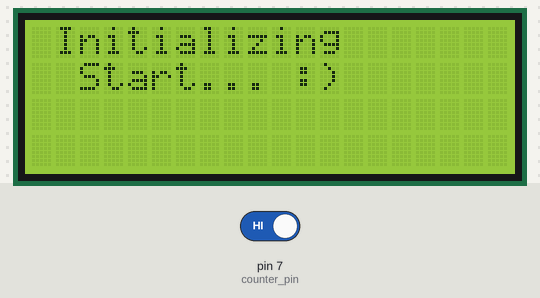
This sketch was run on a simulated Arduino Uno, built with avr-gcc and run on an emulated ATmega328P. Shown: 20×4 character LCD. The test bench sets the inputs (shaded band); at power-on: pin 7 (counter_pin) HIGH.

Above: at 1.5 s.
1.6 s: pin 7 (counter_pin) driven LOW
At 2.2 s:
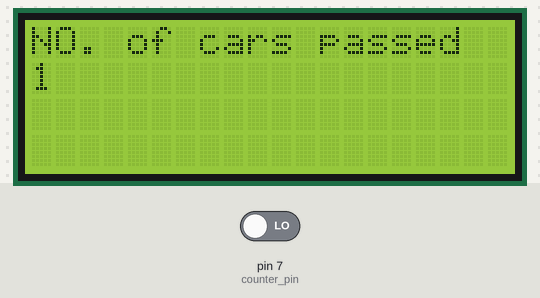
Timing chart, 0 to 4.6 s (numbered marks = the images above; inputs shaded):
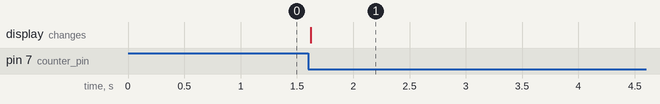

The sketch:

ir.ino
```cpp
#include <Wire.h>
#include <LiquidCrystal_I2C.h>

#define counter_pin 7
LiquidCrystal_I2C lcd(0x27,20,4);  // set the LCD address to 0x27 for a 16 chars and 2 line display

bool item_detected = false;
int  item_counter = 0;

void setup()
{
  Serial.begin(9600);
  pinMode( counter_pin , INPUT);

  lcd.init();                      // initialize the lcd

  // Print a message to the LCD.
  lcd.backlight();
  lcd.setCursor(1,0);
  lcd.print("Initializing");
  lcd.setCursor(2,1);
  lcd.print("Start... :)");
  delay(300);
}


void loop()
{
  int val = digitalRead( counter_pin );
  if( (item_detected == false) && ( val == 0 )){
        item_detected = true;
        item_counter++;
        updateCounter();
        delay(300);
  }

  else if( (item_detected == true) && ( val == 1 )){
        item_detected = false;
        delay(300);

  }
}
void updateCounter(){

     lcd.clear();
     lcd.setCursor(0,0);
     lcd.print("NO. of cars passed");
     lcd.setCursor(0,1);
     lcd.print(item_counter);
}
```

Measured:
- after the input at 1.6 s, the display: changes at once (image 1)
